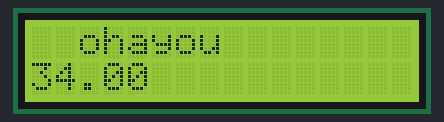
Recording of a sketch running on a simulated Arduino Uno, built with avr-gcc and run on an emulated ATmega328P. Parts: 16×2 character LCD. Random numbers use the default seed unless the sketch sets one.

Above: at 0.1 s.
At 8.2 s:
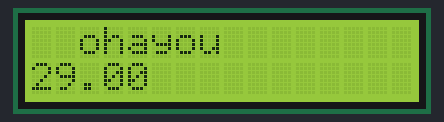
At 12.3 s:
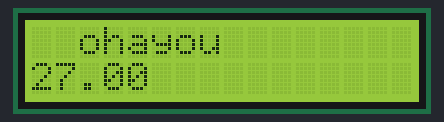
At 18.4 s:
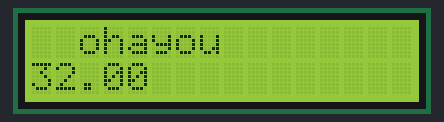
At 28.5 s:
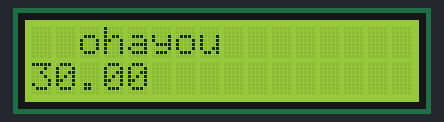
At 37.7 s:
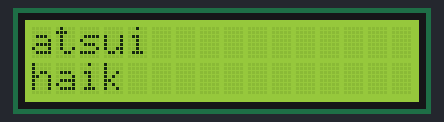

The sketch:

LCD-I2C_uti.ino
```cpp
#include <LiquidCrystal_I2C.h>

//Inisialisasi pembuatan variable
LiquidCrystal_I2C lcd(0x27, 16, 2);

void setup() {
 //Menentukan Fungsionalitas dari PIN pada Microcontroller
 Serial.begin(115200); //baudrate yang digunakan untuk komunikasi microcontroller dengan komputer
 lcd.begin();
}

void loop() {
 //Program yang akan dijalankan berulang-ulang
 float suhu=random(27.1,35.10);

 lcd.clear(); //Untuk Menghapus karakter pada LCD
 lcd.setCursor(2,0); lcd.print("ohayou");
 lcd.setCursor(0,1); lcd.print(suhu);
 delay(1000); //Jeda waktu perulagan seama 1000 mili detik

 lcd.clear(); //Untuk Menghapus karakter pada LCD
 lcd.setCursor(0,0); lcd.print("atsui");
 lcd.setCursor(0,1); lcd.print("haik");
 delay(1000); //Jeda waktu perulagan seama 1000 mili detik

}
```

Measured:
- what the display in image 1 shows lasts 1.0 s, from 8.2 s to 9.2 s
